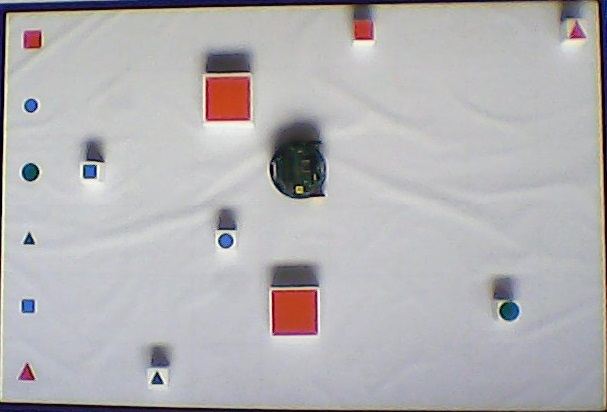
#> input picture image/test.jpeg, 607 x 412 px
$ python image.py   (Python 2 division)
#> lines starting #> are read from the running program, lines starting #| are printed output that depends on the picture; after the words box and inside, x2 and y2 are one past the last pixel; in counts of white or black regions, pixels touching at a corner belong together
import numpy as np
import cv2

img = cv2.imread('test.jpeg')
#> img is the input picture: shape (412, 607, 3); mean B, G, R 179.9, 177.5, 179.6
gray = cv2.imread('test.jpeg',0)
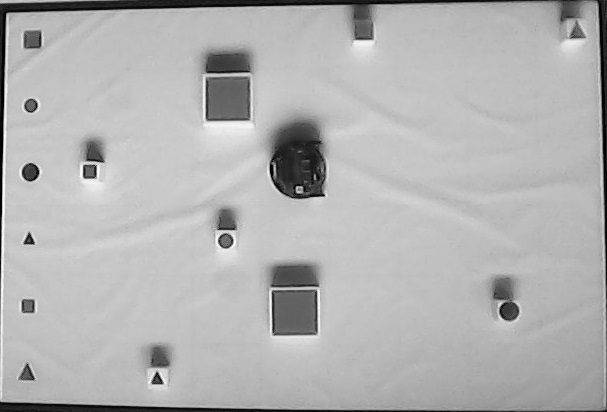
#> gray: shape (412, 607); min 0, max 255, mean 178.3

ret,thresh = cv2.threshold(gray,127,255,1)
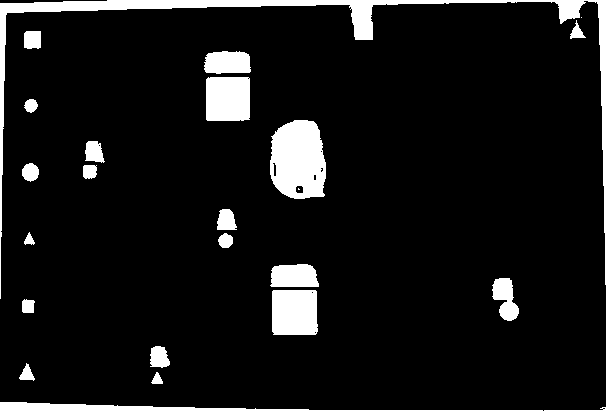
#> thresh: shape (412, 607); 9% white; 22 white regions (2 under 20 px)

contours,h = cv2.findContours(thresh,1,2)
#> contours = 32 contours, 10 with area under 20; largest, box (x1, y1, x2, y2) and area: (0, 0, 607, 412) 7546, (270, 120, 326, 199) 3614, (272, 290, 318, 335) 1938, (206, 77, 250, 121) 1838, (270, 264, 319, 287) 926; h = 32 rows, first 6: [1, -1, -1, -1], [2, 0, -1, -1], [3, 1, -1, -1], [4, 2, -1, -1], [5, 3, -1, -1], [6, 4, -1, -1]

for cnt in contours:
    approx = cv2.approxPolyDP(cnt,0.01*cv2.arcLength(cnt,True),True)
    print len(approx)
    if len(approx)==5:
        print "pentagon"
        cv2.drawContours(img,[cnt],0,255,-1)
    elif len(approx)==3:
        print "triangle"
        cv2.drawContours(img,[cnt],0,(0,255,0),-1)
    elif len(approx)==4:
        print "square"
        cv2.drawContours(img,[cnt],0,(0,0,255),-1)
    elif len(approx) == 9:
        print "half-circle"
        cv2.drawContours(img,[cnt],0,(255,255,0),-1)
    elif len(approx) > 15:
        print "circle"
        cv2.drawContours(img,[cnt],0,(0,255,255),-1)
#> this loop made 32 passes
#> approx on passes 5, 7, 14, 21, 22, 26, 31: [[314, 332], [315, 331], [316, 332], [315, 333]], [[311, 292], [312, 291], [313, 292], [312, 293]], [[298, 188], [298, 189], [299, 189]], [[320, 151], [321, 150], [322, 151], [321, 152]], [[98, 145], [99, 144], [100, 145], [99, 146]], [[247, 78], [248, 77], [249, 78], [248, 79]], [[581, 17]]
#| 6
#| 13
#| 14
#| 20
#| circle
#| 4
#| square
#| 11
#| 4
#| square
#> (further printed lines are left out)
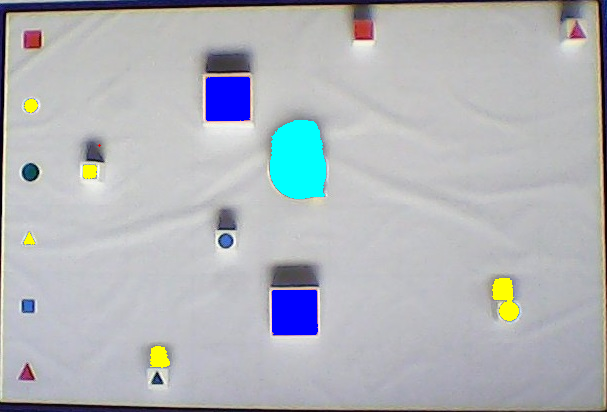
#> img: shape (412, 607, 3); 3.66% of pixels changed, all inside (x1, y1, x2, y2) = (24, 77, 519, 368)

cv2.imshow('img',img)
cv2.waitKey(0)
cv2.destroyAllWindows()
